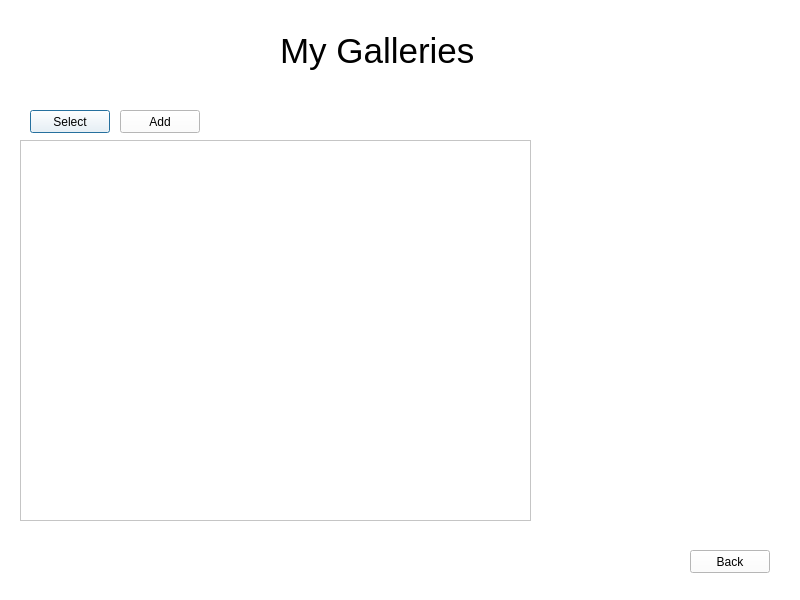
<?xml version="1.0" encoding="UTF-8"?>
<ui version="4.0">
 <class>GalleriesDialog</class>
 <widget class="QDialog" name="GalleriesDialog">
  <property name="geometry">
   <rect>
    <x>0</x>
    <y>0</y>
    <width>800</width>
    <height>600</height>
   </rect>
  </property>
  <property name="windowTitle">
   <string>Gallery TEC</string>
  </property>
  <property name="styleSheet">
   <string notr="true">QDialog#GalleriesDialog{
background: white
} 

QPushButton#pushButton_GSelect{
background: white;
color: black
}
QPushButton#pushButton_GDelete{
background: white;
color: black
}
QPushButton#pushButton_GAdd{
background: white;
color: black
}
QPushButton#pushButton_GEdit{
background: white;
color: black
}

QLabel#label_Gtitle{
background: white;
color: black
}

QListWidget#listWidget_galleries{
background: white
}
QPushButton#pushButton_Gback{
background: white;
color: black
}</string>
  </property>
  <widget class="QLabel" name="label_Gtitle">
   <property name="geometry">
    <rect>
     <x>280</x>
     <y>0</y>
     <width>221</width>
     <height>101</height>
    </rect>
   </property>
   <property name="font">
    <font>
     <pointsize>26</pointsize>
    </font>
   </property>
   <property name="text">
    <string>My Galleries</string>
   </property>
  </widget>
  <widget class="QListWidget" name="listWidget_galleries">
   <property name="geometry">
    <rect>
     <x>20</x>
     <y>140</y>
     <width>511</width>
     <height>381</height>
    </rect>
   </property>
  </widget>
  <widget class="QPushButton" name="pushButton_GSelect">
   <property name="geometry">
    <rect>
     <x>30</x>
     <y>110</y>
     <width>80</width>
     <height>23</height>
    </rect>
   </property>
   <property name="text">
    <string>Select</string>
   </property>
  </widget>
  <widget class="QPushButton" name="pushButton_GAdd">
   <property name="geometry">
    <rect>
     <x>120</x>
     <y>110</y>
     <width>80</width>
     <height>23</height>
    </rect>
   </property>
   <property name="text">
    <string>Add</string>
   </property>
  </widget>
  <widget class="QPushButton" name="pushButton_Gback">
   <property name="geometry">
    <rect>
     <x>690</x>
     <y>550</y>
     <width>80</width>
     <height>23</height>
    </rect>
   </property>
   <property name="text">
    <string>Back</string>
   </property>
  </widget>
 </widget>
 <resources/>
 <connections/>
</ui>
